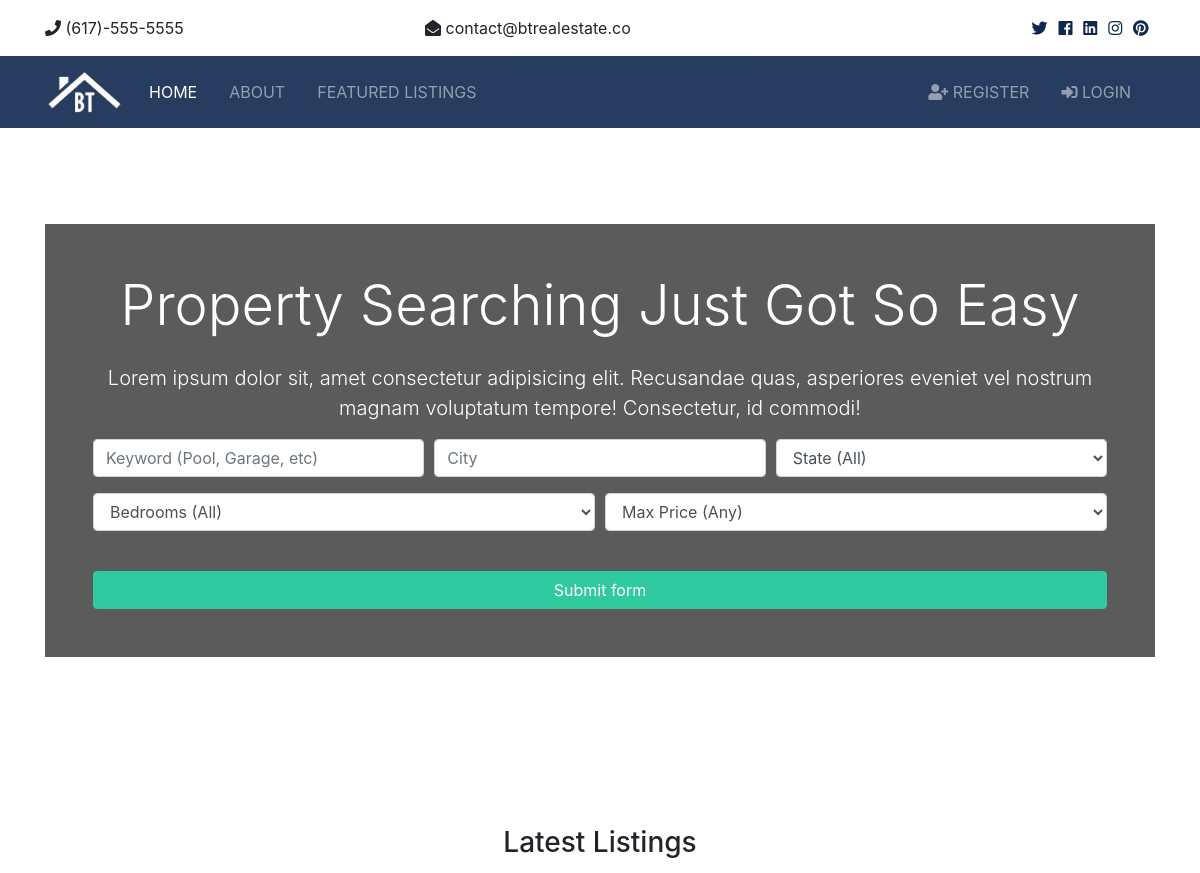
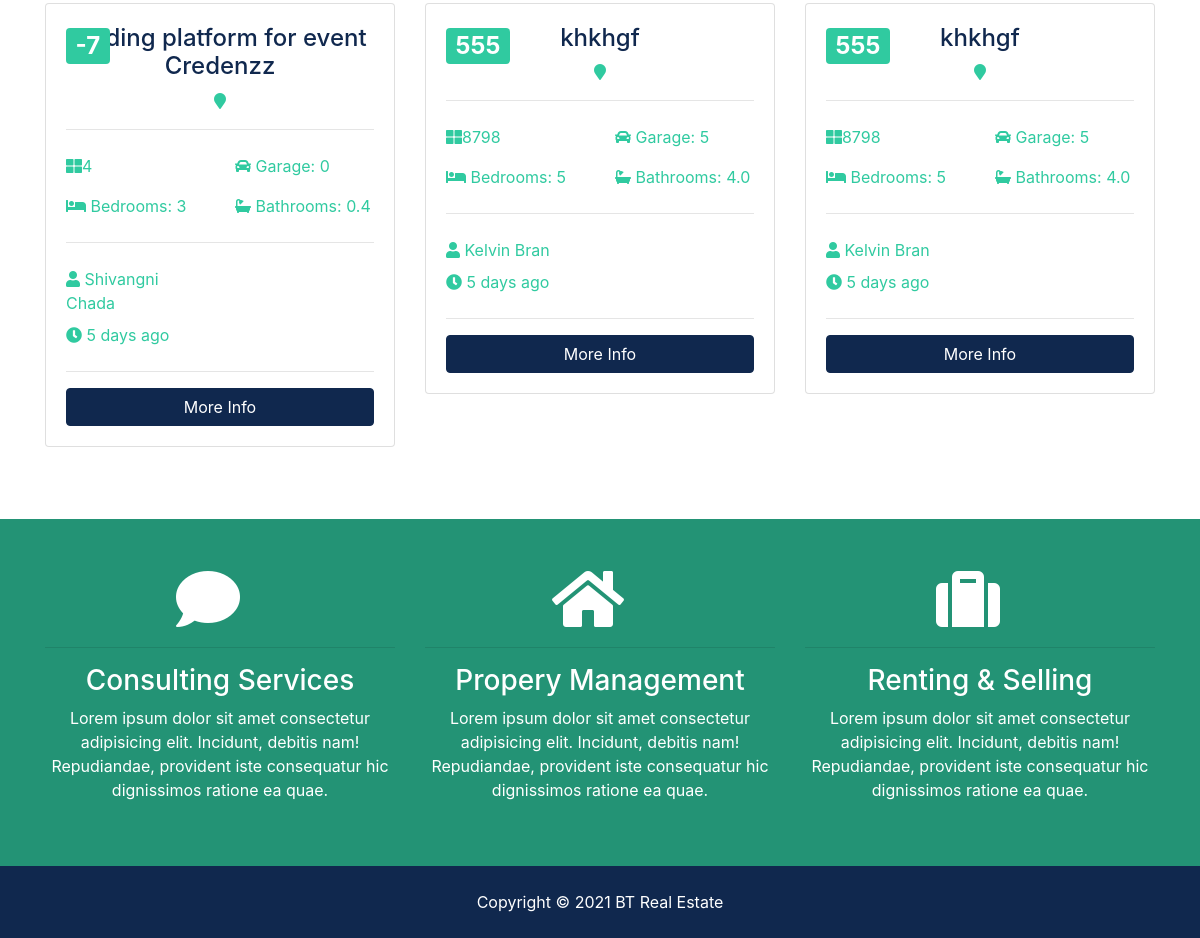
The page / on the database its author committed (2 pictures, top to bottom).
### listings/models.py (models this page shows, shortened)
class Listings(models.Model):
    realtor=models.ForeignKey(Realtor,on_delete=models.DO_NOTHING)
    title=models.CharField(max_length=200)
    address=models.CharField(max_length=200)
    city=models.CharField(max_length=200)
    state=models.CharField(max_length=200)
    zipcode=models.CharField(max_length=200)
    description=models.CharField(max_length=200)
    price=models.IntegerField()
    bedrooms=models.IntegerField()
    bathrooms=models.DecimalField(max_digits=2, decimal_places=1)
    garage=models.IntegerField(default=0)
    sqft=models.IntegerField()
    lot_size=models.DecimalField(max_digits=5,decimal_places=1)
    photo_main=models.ImageField(upload_to='photos/%Y/%m/%d/')
    photo_1=models.ImageField(upload_to='photos/%Y/%m/%d/',blank=True)
    photo_2=models.ImageField(upload_to='photos/%Y/%m/%d/',blank=True)
    photo_3=models.ImageField(upload_to='photos/%Y/%m/%d/',blank=True)
    photo_4=models.ImageField(upload_to='photos/%Y/%m/%d/',blank=True)
    photo_5=models.ImageField(upload_to='photos/%Y/%m/%d/',blank=True)
    photo_6=models.ImageField(upload_to='photos/%Y/%m/%d/',blank=True)
    is_published=models.BooleanField(default=True)
    list_date=models.DateTimeField(default=datetime.now(),blank=True)

### realtors/models.py (models this page shows)
class Realtor(models.Model):
    name=models.CharField(max_length=200)
    photo=models.ImageField(upload_to='photos/%Y/%m/%d')
    description=models.TextField(blank=True)
    phone=models.CharField(max_length=20)
    email=models.CharField(max_length=50)
    is_mvp=models.BooleanField(default=False)
    hire_date=models.DateTimeField(default=datetime.now,blank=True)
    def __str__(self):
        return self.name

### pages/views.py (the view)
# urls.py: path('',views.index,name='listings'),
def index(request):
    list=Listings.objects.order_by('-list_date').filter(is_published=True)[:3]
    content={
        'liste':list
    }
    return  render(request,'pages/index.html',content)

### templates/pages/index.html (shortened to what this page needs)
{% extends 'base.html'%}
{% block content %}
<section id="showcase">
    <div class="container text-center">
        <div class="home-search p-5">
            <div class="overlay p-5">
                <h1 class="display-4 mb-4">
                    Property Searching Just Got So Easy
                </h1>
                <p class="lead">Lorem ipsum dolor sit, amet consectetur adipisicing elit. Recusandae quas, asperiores eveniet vel nostrum magnam
                    voluptatum tempore! Consectetur, id commodi!</p>
                <div class="search">
                    <form action="search.html">
                        <div class="form-row">
                            <div class="col-md-4 mb-3">
                                <input type="text" name="keywords" class="form-control" placeholder="Keyword (Pool, Garage, etc)">
                            </div>
                            <div class="col-md-4 mb-3">
                                <input type="text" name="city" class="form-control" placeholder="City">
                            </div>
                            <div class="col-md-4 mb-3">
                                <select name="state" class="form-control">
                                    <option selected="true" disabled="disabled">State (All)</option>
                                </select>
                            </div>
                        </div>
                        <div class="form-row">
                            <div class="col-md-6 mb-3">
                                <select name="bedrooms" class="form-control">
                                    <option selected="true" disabled="disabled">Bedrooms (All)</option>
                                </select>
                            </div>
                            <div class="col-md-6 mb-3">
                                <select name="price" class="form-control" id="type">
                                    <option selected="true" disabled="disabled">Max Price (Any)</option>
                                </select>
                            </div>
                        </div>
                        <button class="btn btn-secondary btn-block mt-4" type="submit">Submit form</button>
                    </form>
                </div>
            </div>
        </div>
    </div>
</section>
<section id="listings" class="py-5">
    <div class="container">
        <h3 class="text-center mb-3">Latest Listings</h3>
        <div class="row">
            {% if liste %}
            {% for list in liste %}
            <div class="col-md-6 col-lg-4 mb-4">
                <div class="card listing-preview">
                    <div class="card-img-overlay">
                        <h2>
                            <span class="badge badge-secondary text-white">{{list.price}}</span>
                        </h2>
                    </div>
                    <div class="card-body">
                        <div class="listing-heading text-center">
                            <h4 class="text-primary">{{list.title}}</h4>
                            <p>
                                <i class="fas fa-map-marker text-secondary"></i> </p>
                        </div>
                        <hr>
                        <div class="row py-2 text-secondary">
                            <div class="col-6">
                                <i class="fas fa-th-large"></i>{{list.sqft}}</div>
                            <div class="col-6">
                                <i class="fas fa-car"></i> Garage: {{list.garage}}</div>
                        </div>
                        <div class="row py-2 text-secondary">
                            <div class="col-6">
                                <i class="fas fa-bed"></i> Bedrooms: {{list.bedrooms}}</div>
                            <div class="col-6">
                                <i class="fas fa-bath"></i> Bathrooms: {{list.bathrooms}}</div>
                        </div>
                        <hr>
                        <div class="row py-2 text-secondary">
                            <div class="col-6">
                                <i class="fas fa-user"></i> {{list.realtor}}</div>
                        </div>
                        <div class="row text-secondary pb-2">
                            <div class="col-6">
                                <i class="fas fa-clock"></i> 5 days ago</div>
                        </div>
                        <hr>
                        <a href="listing.html" class="btn btn-primary btn-block">More Info</a>
                    </div>
                </div>
            </div>
            {% endfor %}
            {% else %}
              <div class="col-md-12">
                  <p>No Listings Available</p>
              </div>
            {% endif %}
        </div>
    </div>
</section>
<section id="services" class="py-5 bg-secondary text-white">
    <div class="container">
        <div class="row text-center">
            <div class="col-md-4">
                <i class="fas fa-comment fa-4x mr-4"></i>
                <hr>
                <h3>Consulting Services</h3>
                <p>Lorem ipsum dolor sit amet consectetur adipisicing elit. Incidunt, debitis nam! Repudiandae, provident iste consequatur
                    hic dignissimos ratione ea quae.</p>
            </div>
            <div class="col-md-4">
                <i class="fas fa-home fa-4x mr-4"></i>
                <hr>
                <h3>Propery Management</h3>
                <p>Lorem ipsum dolor sit amet consectetur adipisicing elit. Incidunt, debitis nam! Repudiandae, provident iste consequatur
                    hic dignissimos ratione ea quae.</p>
            </div>
            <div class="col-md-4">
                <i class="fas fa-suitcase fa-4x mr-4"></i>
                <hr>
                <h3>Renting & Selling</h3>
                <p>Lorem ipsum dolor sit amet consectetur adipisicing elit. Incidunt, debitis nam! Repudiandae, provident iste consequatur
                    hic dignissimos ratione ea quae.</p>
            </div>
        </div>
    </div>
</section>
{% endblock %}

### btre/static/css/all.css (style rules this page uses)
.fa, .fas, .far, .fal, .fab { -moz-osx-font-smoothing: grayscale; -webkit-font-smoothing: antialiased; display: inline-block; font-style: normal; font-variant: normal; text-rendering: auto; line-height: 1; }
.fa-4x { font-size: 4em; }
.fa-bath:before { content: "\f2cd"; }
.fa-bed:before { content: "\f236"; }
.fa-car:before { content: "\f1b9"; }
.fa-clock:before { content: "\f017"; }
.fa-comment:before { content: "\f075"; }
.fa-home:before { content: "\f015"; }
.fa-map-marker:before { content: "\f041"; }
.fa-suitcase:before { content: "\f0f2"; }
.fa-th-large:before { content: "\f009"; }
.fa-user:before { content: "\f007"; }
.fa, .fas { font-family: 'Font Awesome 5 Free'; font-weight: 900; }

### btre/static/css/style.css (style rules this page uses)
.btn-secondary { color: #fff !important; }
#showcase { background: url(../img/showcase.jpg) no-repeat top center fixed/cover; position: relative; min-height: 650px; color: #fff; padding-top: 6rem; }
#showcase .home-search { min-height: 400px; position: relative; border-radius: 5px; }
#showcase .overlay { content: ''; position: absolute; top: 0; left: 0; min-height: 400px; width: 100%; background: rgba(51, 51, 51, 0.8); }
#services { background: url(../img/building.jpg) no-repeat top center fixed/cover; min-height: 300px; position: relative; overflow: hidden; }
#services::before { content: ''; position: absolute; top: 0; left: 0; min-height: 100%; width: 100%; background: rgba(32, 134, 107, 0.8); }
.listing-preview a { position: relative; }

### rows shown on the page
Listings: price "-7", title "Coding platform for event Credenzz", sqft "4", garage "0", bedrooms "3", bathrooms "0.4", realtor "Shivangni Chada"
Listings: price "555", title "khkhgf", sqft "8798", garage "5", bedrooms "5", bathrooms "4.0", realtor "Kelvin Bran"
Listings: price "555", title "khkhgf", sqft "8798", garage "5", bedrooms "5", bathrooms "4.0", realtor "Kelvin Bran"
